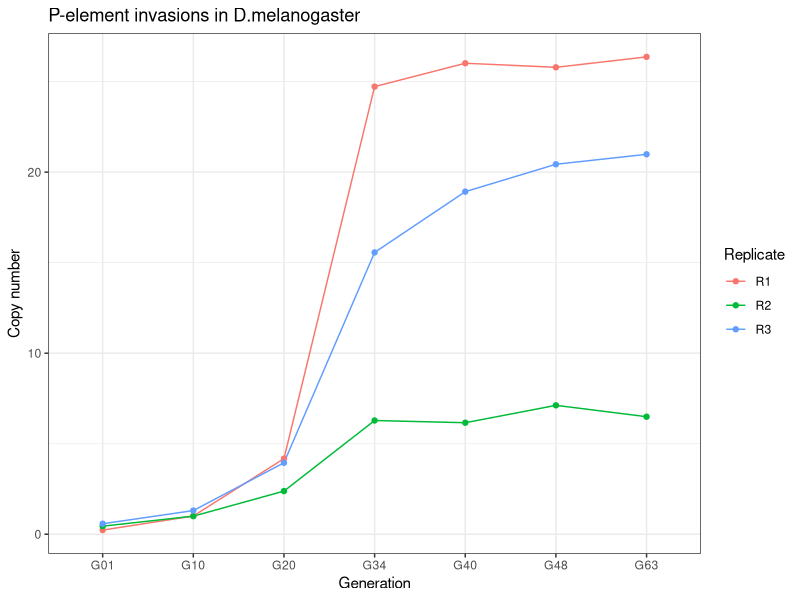

The R source for this figure:
## ---- chunk 1
library (ggplot2)
theme_set(theme_bw())

d = read.table("mel_pcopies_aligned.txt")

names(d)<-c ("Replicate", "Generation", "Copy number")

print(d)

ggplot(d, aes(x = Generation, y = `Copy number`, group= Replicate)) + 
  geom_line(aes(color=Replicate)) +
  geom_point(aes(color=Replicate)) +
  ggtitle("P-element invasions in D.melanogaster")

